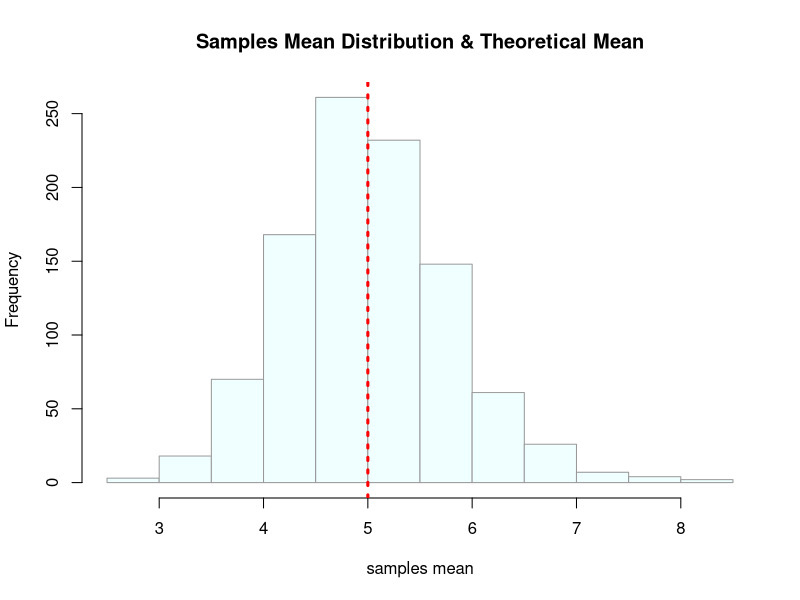
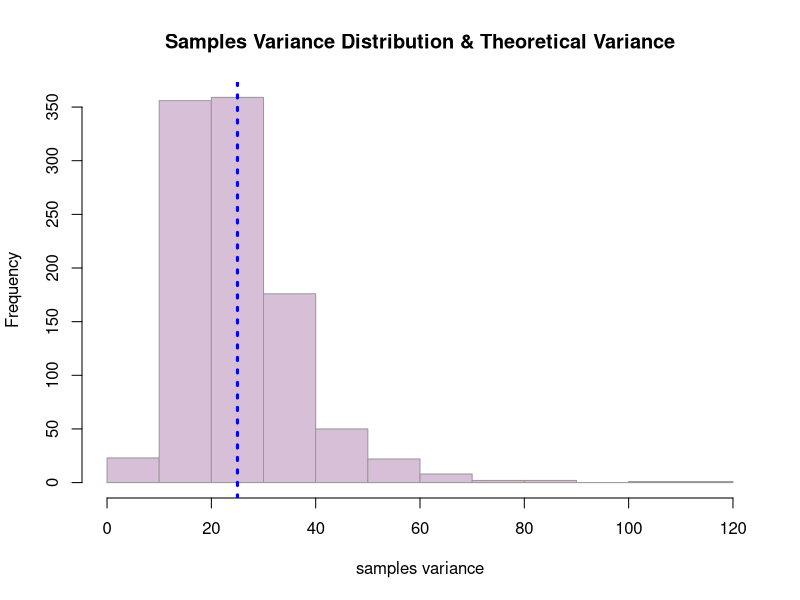
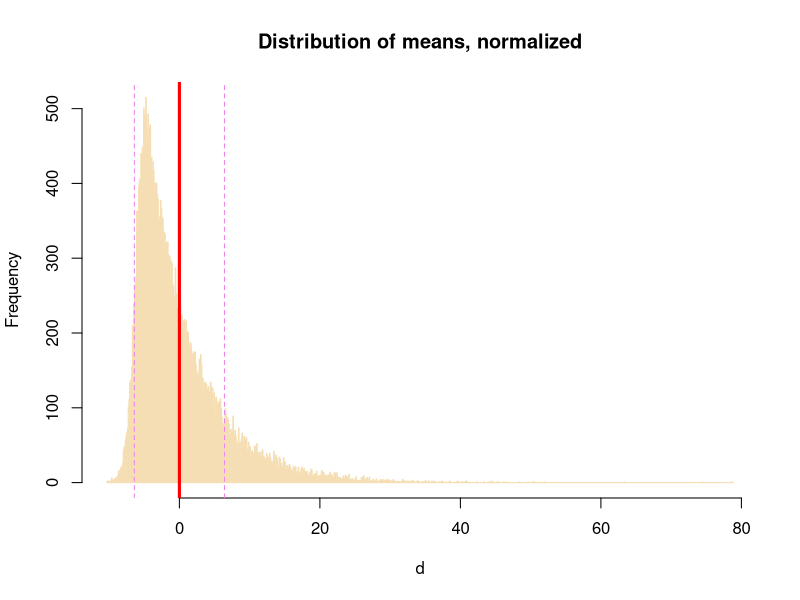
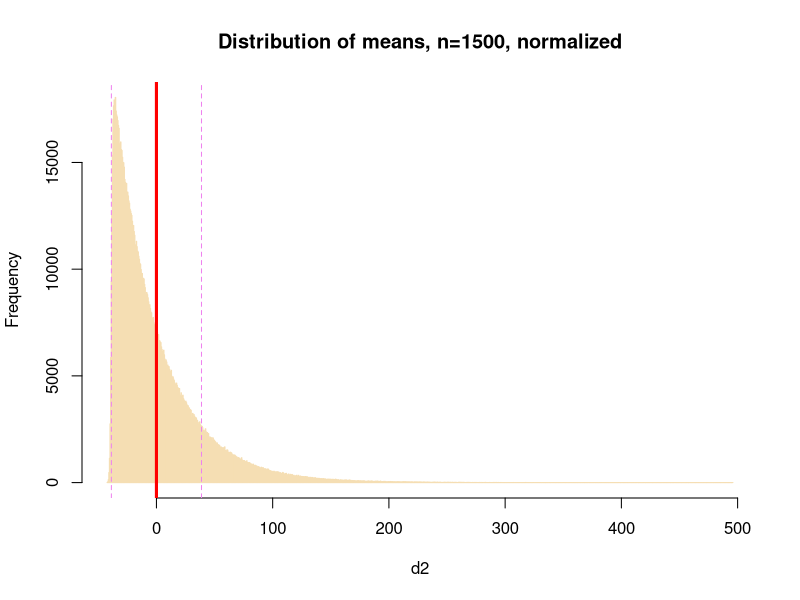

The R source for these figures, in order:
## ---- chunk 1
#Setting lambda = 0.2 for all of the simulations
lambda <- 0.2
#calculate the mean, the standard deviation and the variance of each exponential distribution
mean<- 1/lambda ; std<- 1/lambda ; var= std^2 ; n<-40
#running 1000 simulations of exponential distributions, all with lambda=0.2, n=40
#for each one, I am calculating each mean (mean(rexp(n, lambda)) and saving it to a table "mns"
ens<- NULL; sens<- NULL; mns<-NULL ; vns<- NULL
for (i in 1 : 1000) 
  {
    #run simulation of exponential & add to the estimates table
    dist<- rexp(n, lambda) ; ens<-c(ens, dist)
    #mean  & varianceof n samples simulation calculated and stored in the relevant table, aka mns and vns
    mns <- c(mns, mean(dist)); vns <- c(vns, sd(dist)^2 ) }
# normalized distribution of means
d <- (ens - mns)*sqrt(n)/std
## ---- chunk 2
#plot the distribution of sample mean
hist(mns, main="Samples Mean Distribution & Theoretical Mean", xlab="samples mean", col= "azure", border="gray60")
#plot the theoretical mean, in red
abline(v=mean, col= "red", lty=3, lwd= 3)
## ---- chunk 3
#plot the distribution of sample variance
hist(vns, main="Samples Variance Distribution & Theoretical Variance", xlab="samples variance", col= "thistle", border="gray60")
#plot the theoretical variance in blue
abline(v=var, col= "blue", lty=3, lwd= 3)
## ---- chunk 4
hist(d, main="Distribution of means, normalized", col="wheat", border="wheat", breaks=1000)
abline(v=mean(d), col="red", lwd= 3) ; abline(v=sd(d), col="violet", lty=2, lwd= 1)
abline(v=-sd(d), col="violet", lty=2, lwd= 1)
## ---- chunk 5
#set a larger n
n2 <- 1500
#re-running 1000 simulations of exponential distributions, all with lambda=0.2, n=1500
ens2<- NULL; sens2<- NULL; mns2<-NULL ; vns2<- NULL
for (i in 1 : 1000) 
  {
    #run simulation of exponential & add to the estimates table
    dist2<- rexp(n2, lambda) ; ens2<-c(ens2, dist2)
    #mean & variance of n samples simulation calculated and stored in the relevant table, aka mns2 and vns2
    mns2 <- c(mns2, mean(dist2)) ; vns2 <- c(vns2, sd(dist2)^2 ) }
# normalized distribution of means
d2 <- (ens2 - mns2)*sqrt(n2)/std
#plot new distribution with larger n
hist(d2, main="Distribution of means, n=1500, normalized", col="wheat3", border="wheat", breaks=1000)
abline(v=mean(d2), col="red", lwd= 3); abline(v=sd(d2), col="violet", lty=2, lwd= 1) ; abline(v=-sd(d2), col="violet", lty=2, lwd= 1)
